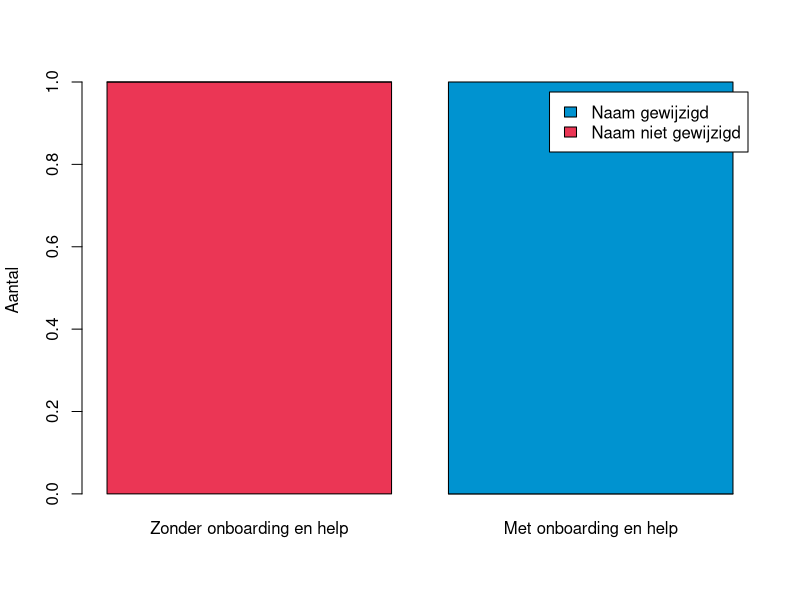

Here is the R script that generated this plot:
# Data
dataSet <- read.csv(file = "dataset.csv", sep = ";")
dataSet$birthdate <- as.Date(dataSet$birthdate, "%Y-%m-%d")

subSetWithoutOnboarding <- subset(dataSet, onboarding_elements == FALSE, select = -c(onboarding_elements))
subSetWithOnboarding <- subset(dataSet, onboarding_elements == TRUE, select = -c(onboarding_elements))

# Changed name
chisq.test(x = dataSet$onboarding_elements, y = dataSet$uses_personal_initial, correct = FALSE)

countsChangedName <- table(dataSet$uses_personal_initial, dataSet$onboarding_elements)
pdf("../img/beschrijving-changed-name.pdf", height=5, width=6)
barplot(prop.table(countsChangedName, 2),
        ylab = "Aantal",
        names.arg = c("Zonder onboarding en help", "Met onboarding en help"),
        col = c("#eb3655","#0093d0"),
        legend = c("Naam niet gewijzigd", "Naam gewijzigd"))
dev.off()
